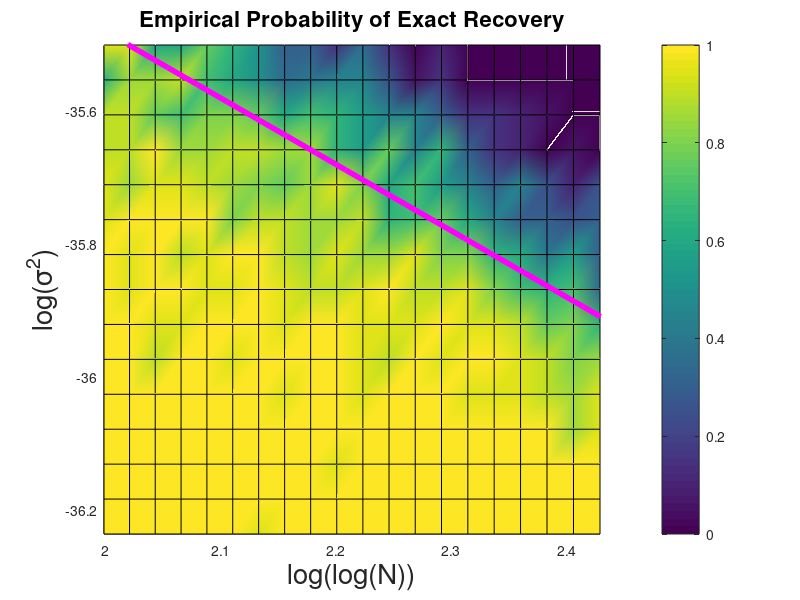

This figure's MATLAB source: (Note: this script raises an error after producing the figure.)
%% Sim 1(a)
load('SuccessGrid_k2_d2_mudiff_small_svdHighRes.mat');
figure
LogLogTotalSS = log(log(2*exp(exp(LogLogNGrid(:,1:15)))));
h=surf(LogLogTotalSS,LogSigmaSqGrid(:,1:15),SuccessGrid(:,1:15),'FaceColor','inter')
view(2)
xlabel('log(log(N))','fontsize',20)
ylabel('log(\sigma^2)','fontsize',20)
title('Empirical Probability of Exact Recovery','fontsize',16)

hold on
x2 = linspace(1.951, 2.440, 20);
y2 = -33.48-x2;
z_max = max(max(get(h,'Zdata')));
%set(h,'ZData',z-10)  
line(x2,y2,z_max*ones(1,length(x2)),'linewidth',4,'Color','m')
axis([min(min(LogLogTotalSS)) max(max(LogLogTotalSS)) min(min(LogSigmaSqGrid(:,1:15))) max(max(LogSigmaSqGrid(:,1:15)))])
colorbar


%% Sim 1(b)
load('SuccessGrid_k4_d2_mudiff_small_svd_SigmaZoom.mat');
figure
LogLogTotalSS = log(log(2*exp(exp(LogLogNGrid(1:17,1:20)))));
h=surf(LogLogTotalSS,LogSigmaSqGrid(1:17,1:20),SuccessGrid(1:17,1:20),'FaceColor','inter')
view(2)
xlabel('log(log(N))','fontsize',20)
ylabel('log(\sigma^2)','fontsize',20)
title('Empirical Probability of Exact Recovery','fontsize',16)

hold on
x2 = linspace(1.951, 2.440, 20);
y2 = -33.7-x2;
z_max = max(max(get(h,'Zdata'))); 
%set(h,'ZData',z-10)  
line(x2,y2,z_max*ones(1,length(x2)),'linewidth',4,'Color','m')
axis([min(min(LogLogTotalSS(1:17,1:20))) max(max(LogLogTotalSS(1:17,1:20))) min(min(LogSigmaSqGrid(1:17,1:20))) max(max(LogSigmaSqGrid(1:17,1:20)))])
colorbar


%% Plot for Fixed n, variable d
% Sim 2(a)
load('SuccessGrid_k2_n100_ShiftSigma.mat');
figure
h=surf(LogDGrid,LogSigmaSqGrid,SuccessGrid,'FaceColor','inter')
view(2)
colorbar
xlabel('log(d)','fontsize',20)
ylabel('log(\sigma^2)','fontsize',20)
title('Empirical Probability of Exact Recovery','fontsize',16)
hold on
x=linspace(4.8,15.7,20);
y=-.5*x+.7;
z_max = max(max(get(h,'Zdata')));
%set(h,'ZData',z-10)  
line(x,y,z_max*ones(1,length(x)),'linewidth',4,'Color','m')
axis([min(min(LogDGrid)) max(max(LogDGrid)) min(min(LogSigmaSqGrid)) max(max(LogSigmaSqGrid))])

%% Sim 2(b)
load('SuccessGrid_k5_n20_rhoOne.mat');
figure
h=surf(LogDGrid,LogSigmaSqGrid,SuccessGrid,'FaceColor','inter')
view(2)
colorbar
xlabel('log(d)','fontsize',20)
ylabel('log(\sigma^2)','fontsize',20)
title('Empirical Probability of Exact Recovery','fontsize',16)
hold on
x=linspace(4.8,15.7,20);
y=-.5*x-1.7;
z_max = max(max(get(h,'Zdata')));
%set(h,'ZData',z-10)  
line(x,y,z_max*ones(1,length(x)),'linewidth',4,'Color','m')
axis([min(min(LogDGrid)) max(max(LogDGrid)) min(min(LogSigmaSqGrid)) max(max(LogSigmaSqGrid))])

%% Prelim Sim 2(c) (k=3)
load('SuccessGrid_k3_n20_rhoLargeHighRes.mat');
figure
h=surf(LogDGrid,LogSigmaSqGrid,SuccessGrid,'FaceColor','inter')
view(2)
colorbar
xlabel('log(d)','fontsize',20)
ylabel('log(\sigma^2)','fontsize',20)
title('Empirical Probability of Exact Recovery','fontsize',16)
hold on
x1=linspace(4.8,9.5,20);
y1=-.5*x1-1.8;
x2=linspace(9.5,15,20);
y2=-.8*x2+1.05;
x=[x1 x2];
y=[y1 y2];
z_max = max(max(get(h,'Zdata')));
%set(h,'ZData',z-10)  
line(x,y,z_max*ones(1,length(x)),'linewidth',4,'Color','m')
axis([min(min(LogDGrid)) max(max(LogDGrid)) min(min(LogSigmaSqGrid)) max(max(LogSigmaSqGrid))])

%% Sim 2(d) (k=5)
load('SuccessGrid_k5_n20_rhoLarge.mat');
figure
h=surf(LogDGrid,LogSigmaSqGrid,SuccessGrid,'FaceColor','inter')
view(2)
colorbar
xlabel('log(d)','fontsize',20)
ylabel('log(\sigma^2)','fontsize',20)
title('Empirical Probability of Exact Recovery','fontsize',16)
hold on
x1=linspace(4.6,9,20);
y1=-.5*x1-2.4;
x2=linspace(9,15,20);
y2=-.8*x2+.3;
x=[x1 x2];
y=[y1 y2];
z_max = max(max(get(h,'Zdata')));
%set(h,'ZData',z-10)  
line(x,y,z_max*ones(1,length(x)),'linewidth',4,'Color','m')
axis([min(min(LogDGrid)) max(max(LogDGrid)) min(min(LogSigmaSqGrid)) max(max(LogSigmaSqGrid))])

%% Sim 3(a) - Prelim

load('SuccessGrid_k4_d10_GenCov.mat');
figure
LogLogTotalSS = log(log(2*exp(exp(LogLogNGrid(1:9,:)))));
h=surf(LogLogTotalSS,LogSigmaSqGrid(1:9,:),SuccessGrid(1:9,:),'FaceColor','inter')
view(2)
xlabel('log(log(N))','fontsize',20)
ylabel('log(\sigma_{max}^2)','fontsize',20)
title('Empirical Probability of Exact Recovery','fontsize',16)

hold on
x2 = linspace(2, 2.36, 20);
y2 = -31.825-x2;
z_max = max(max(get(h,'Zdata'))); 
%set(h,'ZData',z-10)  
line(x2,y2,z_max*ones(1,length(x2)),'linewidth',4,'Color','m')
axis([min(min(LogLogTotalSS(1:9,:))) max(max(LogLogTotalSS(1:9,:))) min(min(LogSigmaSqGrid(1:9,:))) max(max(LogSigmaSqGrid(1:9,:)))])
colorbar

%% Sim. 3(a) 

load('SuccessGrid_k4_d10_GenCovHighRes.mat');
row_idx = 17;
figure
LogLogTotalSS = log(log(2*exp(exp(LogLogNGrid(1:row_idx,:)))));
h=surf(LogLogTotalSS,LogSigmaSqGrid(1:row_idx,:),SuccessGrid(1:row_idx,:),'FaceColor','inter')
view(2)
xlabel('log(log(N))','fontsize',20)
ylabel('log(\sigma_{max}^2)','fontsize',20)
title('Empirical Probability of Exact Recovery','fontsize',16)

hold on
x2 = linspace(2, 2.36, 20);
y2 = -31.77-x2;
z_max = max(max(get(h,'Zdata'))); 
%set(h,'ZData',z-10)  
line(x2,y2,z_max*ones(1,length(x2)),'linewidth',4,'Color','m')
axis([min(min(LogLogTotalSS(1:row_idx,:))) max(max(LogLogTotalSS(1:row_idx,:))) min(min(LogSigmaSqGrid(1:row_idx,:))) max(max(LogSigmaSqGrid(1:row_idx,:)))])
colorbar


%% Sim 3(b)
load('SuccessGrid_k5_n20_GenCovHighRes.mat');
row_idx = 17;

% % Effective Dimension:
% figure
% h=surf(LogEffDimGrid(1:row_idx,:),LogSigmaSqGrid(1:row_idx,:),SuccessGrid(1:row_idx,:),'FaceColor','inter')
% view(2)
% colorbar
% xlabel('log(Eff. Dim.)','fontsize',20)
% ylabel('log(\sigma_{max}^2)','fontsize',20)
% title('Empirical Probability of Exact Recovery','fontsize',16)
% 
% x=linspace(2.8,7.1,20);
% y=-.5*x-1.45;
% %y=-.42*x-2;
% z_max = max(max(get(h,'Zdata')));
% %set(h,'ZData',z-10)  
% line(x,y,z_max*ones(1,length(x)),'linewidth',4,'Color','m')
% axis([min(min(LogEffDimGrid(1:row_idx,:))) max(max(LogEffDimGrid(1:row_idx,:))) min(min(LogSigmaSqGrid(1:row_idx,:))) max(max(LogSigmaSqGrid(1:row_idx,:)))])

% Regular Dimension:
figure
h2=surf(LogDGrid(1:17,:),LogSigmaSqGrid(1:17,:),SuccessGrid(1:17,:),'FaceColor','inter')
view(2)
colorbar
xlabel('log(d)','fontsize',20)
ylabel('log(\sigma_{max}^2)','fontsize',20)
title('Empirical Probability of Exact Recovery','fontsize',16)

x=linspace(4.5,8.9,20);
y=-.5*x-.58;
%y=-.42*x-2;
z_max = max(max(get(h2,'Zdata')));
%set(h,'ZData',z-10)  
line(x,y,z_max*ones(1,length(x)),'linewidth',4,'Color','m')
axis([min(min(LogDGrid(1:row_idx,:))) max(max(LogDGrid(1:row_idx,:))) min(min(LogSigmaSqGrid(1:row_idx,:))) max(max(LogSigmaSqGrid(1:row_idx,:)))])

%% Sim 4(a) - Prelim

%load('SuccessGrid_k4_d10_BandedCov.mat');
row_idx=10;
figure
LogLogTotalSS = log(log(2*exp(exp(LogLogNGrid(1:row_idx,:)))));
h=surf(LogLogTotalSS,LogSigmaSqGrid(1:row_idx,:),SuccessGrid(1:row_idx,:),'FaceColor','inter')
view(2)
xlabel('log(log(N))','fontsize',20)
ylabel('log(\sigma_{max}^2)','fontsize',20)
title('Empirical Probability of Exact Recovery','fontsize',16)

hold on
x2 = linspace(2, 2.36, 20);
y2 = -31.825-x2;
z_max = max(max(get(h,'Zdata'))); 
%set(h,'ZData',z-10)  
line(x2,y2,z_max*ones(1,length(x2)),'linewidth',4,'Color','m')
axis([min(min(LogLogTotalSS(1:row_idx,:))) max(max(LogLogTotalSS(1:row_idx,:))) min(min(LogSigmaSqGrid(1:row_idx,:))) max(max(LogSigmaSqGrid(1:row_idx,:)))])
colorbar


%% Sim 4(b)
load('SuccessGrid_k5_n20_BandedCov.mat')

%Real Dim:
figure
h=surf(LogDGrid,LogSigmaSqGrid,SuccessGrid,'FaceColor','inter')
view(2)
colorbar
xlabel('log(d)','fontsize',20)
ylabel('log(\sigma_{max}^2)','fontsize',20)
title('Empirical Probability of Exact Recovery','fontsize',16)

x=linspace(4.5,9.5,20);
y=-.36*x-1.82;
z_max = max(max(get(h,'Zdata')));
%set(h,'ZData',z-10)  
line(x,y,z_max*ones(1,length(x)),'linewidth',4,'Color','m')
axis([min(min(LogDGrid)) max(max(LogDGrid)) min(min(LogSigmaSqGrid)) max(max(LogSigmaSqGrid))])

% % Effective dim
% 
% figure
% h2=surf(LogEffDimGrid,LogSigmaSqGrid,SuccessGrid,'FaceColor','inter')
% view(2)
% colorbar
% xlabel('log(Eff Dim)','fontsize',20)
% ylabel('log(\sigma_{max}^2)','fontsize',20)
% title('Empirical Probability of Exact Recovery','fontsize',16)
% 
% x=linspace(2.5,9.5,20);
% y=-.36*x-2.45;
% z_max = max(max(get(h2,'Zdata')));
% %set(h,'ZData',z-10)  
% line(x,y,z_max*ones(1,length(x)),'linewidth',4,'Color','m')
% axis([min(min(LogEffDimGrid)) max(max(LogEffDimGrid)) min(min(LogSigmaSqGrid)) max(max(LogSigmaSqGrid))])
